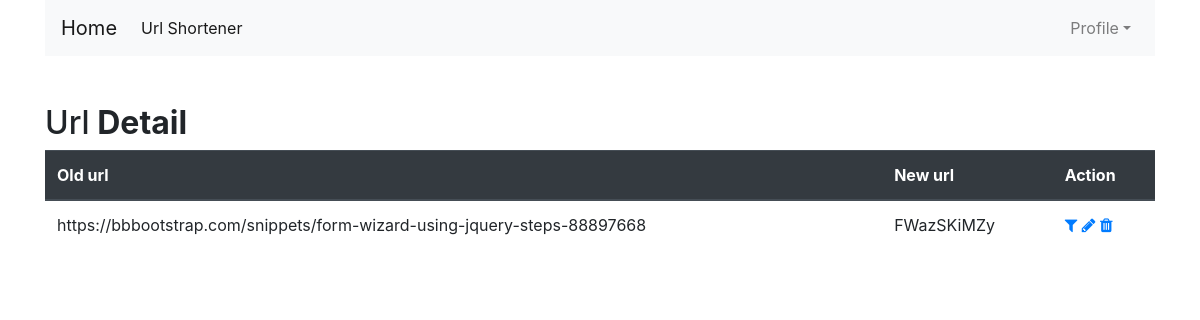
Page /url/7/ (signed in) on the committed database.
### short/models.py (models this page shows, shortened)
class Url(models.Model):
    url = models.CharField(max_length=250)
    slug = models.CharField(max_length=15)

### short/views.py (the view)
# urls.py: path('url/<int:pk>/',UrlDetailView.as_view(),name='url-detail'),
class UrlDetailView(BaseView,DetailView):
    template_name = "short/pages/url_detail.html"

### short/templates/short/pages/url_detail.html
{% include 'short/base.html' %}
{% block content %}
    <div class="container mt-5">
        <div class="table-title">
            <div class="row">
                {% block header %}
                    <div class="col-sm-8"><h2>Url<b> Detail</b></h2></div>
                {% endblock header %}
            </div>
        </div>
        <table class="table table-hover ">
            <thead class="thead-dark">
                <tr>
                    <th scope="col">Old url</th>
                    <th scope="col">New url</th>
                    <th scope="col">Action</th>
                </tr>
            </thead>
            <tbody>
                <tr>
                    <td>{{ object.url }}</td>
                    <td>{{ object.slug }}</td>
                    <td>
                        <a
                            type="button"
                            {% comment %} class="btn btn-sm btn-secondary" {% endcomment %}
                            href="{% url 'url-detail' object.id %}">
                            <i class="fa fa-filter" aria-hidden="true"></i>
                        </a>
                        <a
                            type="button"
                            {% comment %} class="btn btn-sm btn-info" {% endcomment %}
                            href="{% url 'url-update' object.id %}">
                            <i class="fa fa-pencil" aria-hidden="true"></i>
                        </a>
                        <a
                            type="button"
                            {% comment %} class="btn btn-sm btn-danger" {% endcomment %}
                            href="{% url 'url-delete' object.id %}">
                            <i class="fa fa-trash" aria-hidden="true"></i>
                        </a>
                    </td>
                </tr>
            </tbody>
        </table>
    </div>
{% endblock content %}

### rows in the picture
Url: url "https://bbbootstrap.com/snippets/form-wizard-using-jquery-steps-88897668", slug "FWazSKiMZy"
